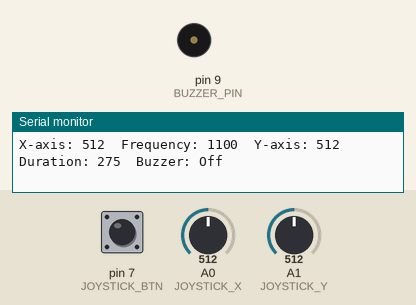
Recording of a sketch running on a simulated Arduino Uno, built with avr-gcc and run on an emulated ATmega328P. Parts: buzzer (waves = sounding), the last lines printed to the serial monitor. Inputs (shaded band) come from the test bench; at power-on: pin 7 (JOYSTICK_BTN) HIGH, A0 (JOYSTICK_X) = 512, A1 (JOYSTICK_Y) = 512.

Above: at 1.2 s.
1.3 s: pin 7 (JOYSTICK_BTN) pulled LOW for 1 s
At 1.74 s:
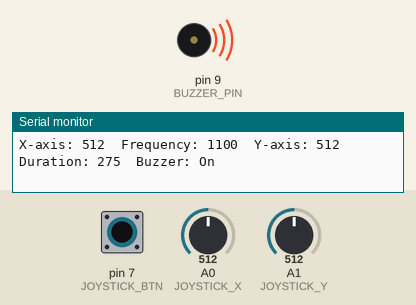
4.0 s: A0 (JOYSTICK_X) set to 983
5.5 s: A0 (JOYSTICK_X) set to 1012
8.5 s: A1 (JOYSTICK_Y) set to 122
11.5 s: A1 (JOYSTICK_Y) set to 102
Timing chart, 0 to 14.5 s (numbered marks = the images above; inputs shaded):
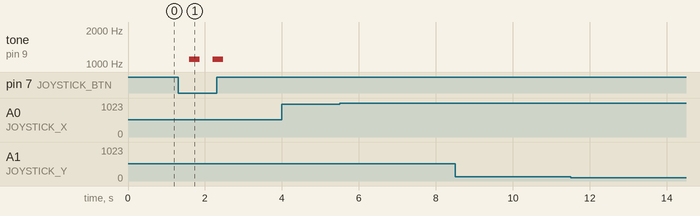

The sketch:

181.ino
```cpp
// Define joystick pins for the X, Y axes, and the button
#define JOYSTICK_X A0   // X-axis connected to A0
#define JOYSTICK_Y A1   // Y-axis connected to A1
#define JOYSTICK_BTN 7  // Button connected to digital pin 7

// Define buzzer pin
#define BUZZER_PIN 9    // Buzzer connected to pin 9

// Variable to track the buzzer's state
bool buzzerState = false;

void setup() {
  // Initialize joystick button as input with pullup resistor
  pinMode(JOYSTICK_BTN, INPUT_PULLUP);

  // Initialize buzzer pin as output
  pinMode(BUZZER_PIN, OUTPUT);

  // Start serial communication (optional for debugging)
  Serial.begin(9600);
  Serial.println("Joystick Buzzer Control Example - DFRobot Accessory Shield");
}

void loop() {
  // Read the analog values for the X and Y axes
  int xValue = analogRead(JOYSTICK_X);
  int yValue = analogRead(JOYSTICK_Y);

  // Map the joystick X-axis value (0-1023) to a frequency range (200 - 2000 Hz)
  int frequency = map(xValue, 0, 1023, 200, 2000);

  // Map the joystick Y-axis value (0-1023) to duration (50 - 500 ms)
  int duration = map(yValue, 0, 1023, 50, 500);

  // Read the button state (LOW when pressed)
  bool buttonPressed = !digitalRead(JOYSTICK_BTN);

  // If the button is pressed, toggle the buzzer state
  if (buttonPressed) {
    buzzerState = !buzzerState;  // Toggle the buzzer state

    // Debounce delay to prevent multiple toggles from one press
    delay(200);
  }

  // If the buzzer is on, play a tone
  if (buzzerState) {
    tone(BUZZER_PIN, frequency, duration);  // Play tone with the mapped frequency and duration
  } else {
    noTone(BUZZER_PIN);  // Turn off the buzzer
  }

  // Optional: Print joystick and buzzer values to the Serial Monitor
  Serial.print("X-axis: ");
  Serial.print(xValue);
  Serial.print("\tFrequency: ");
  Serial.print(frequency);
  Serial.print("\tY-axis: ");
  Serial.print(yValue);
  Serial.print("\tDuration: ");
  Serial.print(duration);
  Serial.println(buzzerState ? "\tBuzzer: On" : "\tBuzzer: Off");

  // Small delay for smoother output
  delay(100);
}
```

Measured:
- after the input at 1.3 s, tone on pin 9 (BUZZER_PIN): alternates 1100 Hz for 0.28 s and silent for 0.33 s, 4 changes in all, then stays silent, starting after 0.29 s
